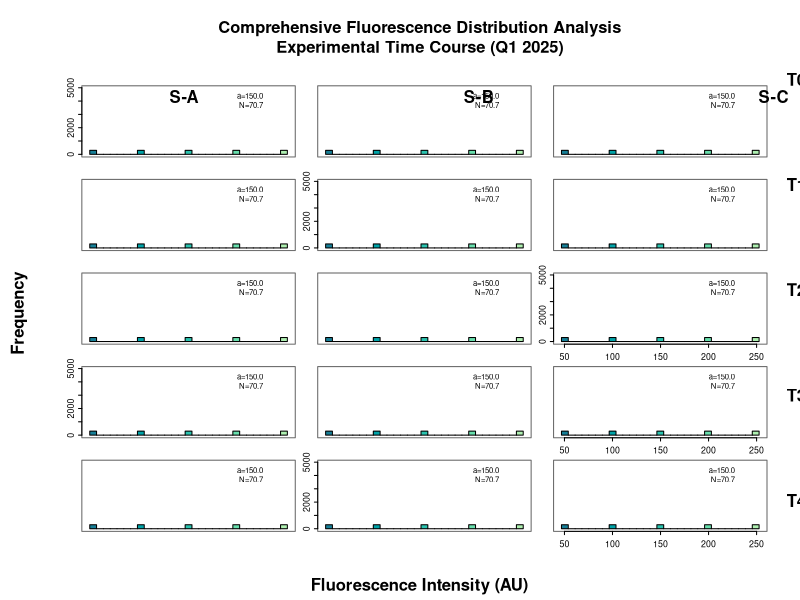

Source code (R):
#!/usr/bin/env Rscript
# Configure output
output_file <- "fluorescence_analysis.pdf"
pdf(output_file, width = 14, height = 10)  # Professional A4 aspect ratio

# Generate synthetic data
set.seed(2025)
samples <- 3
timepoints <- 5
data <- expand.grid(
  Sample = paste0("S-", LETTERS[1:samples]),
  Timepoint = factor(paste0("T", 0:(timepoints-1)), 
                    levels = paste0("T", (timepoints-1):0)),
  Fluorescence = rnorm(1500, mean = seq(50, 250, length.out = timepoints))
)

# Set up plotting parameters
original_par <- par(no.readonly = TRUE)
on.exit(par(original_par))

par(
  mfcol = c(timepoints, samples),
  oma = c(4, 5, 6, 2),
  mar = c(1.2, 1.2, 0.5, 0.5),
  mgp = c(1.5, 0.4, 0),
  tcl = -0.25
)

# Calculate global parameters
global_breaks <- seq(min(data$Fluorescence), max(data$Fluorescence), length.out = 30)
max_count <- max(hist(data$Fluorescence, breaks = global_breaks, plot = FALSE)$counts)

# Generate plots
for(tp in levels(data$Timepoint)) {
  for(smpl in unique(data$Sample)) {
    subset_data <- data[data$Sample == smpl & data$Timepoint == tp, ]
    
    h <- hist(subset_data$Fluorescence, breaks = global_breaks, plot = FALSE)
    
    plot(h, col = hcl.colors(length(h$breaks), "TealGrn"),
         main = "", xlab = "", ylab = "",
         ylim = c(0, max_count * 1.1),
         axes = FALSE)
    box(col = "gray40")
    
    # Add mean/variance annotations
    mean_val <- mean(subset_data$Fluorescence)
    sd_val <- sd(subset_data$Fluorescence)
    text(x = max(global_breaks) * 0.9, y = max_count * 0.9,
         labels = sprintf("a=%.1f\nN=%.1f", mean_val, sd_val),
         cex = 0.7, adj = 1)
    
    # Conditional axes
    if(smpl == unique(data$Sample)[1]) axis(2, cex.axis = 0.8)
    if(tp == levels(data$Timepoint)[timepoints]) axis(1, cex.axis = 0.8)
  }
}

# Add professional annotations
mtext("Fluorescence Intensity (AU)", side = 1, outer = TRUE, line = 2.5, font = 2)
mtext("Frequency", side = 2, outer = TRUE, line = 3, font = 2)
mtext(unique(data$Sample), side = 3, outer = TRUE, 
      at = seq(1/(2*samples), 1, length.out = samples),
      line = -2, font = 2)
mtext(levels(data$Timepoint), side = 4, outer = TRUE,
      at = seq(1/(2*timepoints), 1, length.out = timepoints),
      line = 1, las = 2, font = 2)

# Add titles
title("Comprehensive Fluorescence Distribution Analysis\nExperimental Time Course (Q1 2025)",
      outer = TRUE, line = 2, cex.main = 1.5)

# Close device
dev.off()
